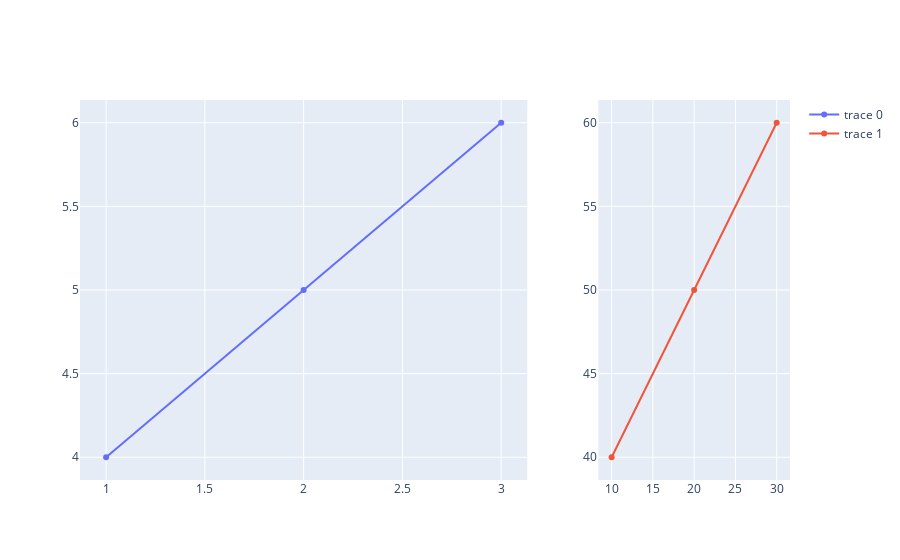

The code cell stored with this chart in its notebook:
### Code cell
import plotly.graph_objects as go 
from plotly.subplots import make_subplots 

fig = make_subplots(rows=1, cols=2, column_widths=[0.7, 0.3])
fig.add_trace(go.Scatter(x=[1,2,3],y=[4,5,6]), row=1, col=1)
fig.add_trace(go.Scatter(x=[10,20,30],y=[40,50,60]), row=1,col=2)
fig.show()

### Figure 1 — Plotly figure (JSON) as saved in the notebook; plotly's stock layout.template omitted (floating-point values rounded to 4 significant figures)
{"data": [{"type": "scatter", "x": [1, 2, 3], "xaxis": "x", "y": [4, 5, 6], "yaxis": "y"}, {"type": "scatter", "x": [10, 20, 30], "xaxis": "x2", "y": [40, 50, 60], "yaxis": "y2"}], "layout": {"xaxis": {"anchor": "y", "domain": [0, 0.63]}, "xaxis2": {"anchor": "y2", "domain": [0.73, 1]}, "yaxis": {"anchor": "x", "domain": [0, 1]}, "yaxis2": {"anchor": "x2", "domain": [0, 1]}}}
